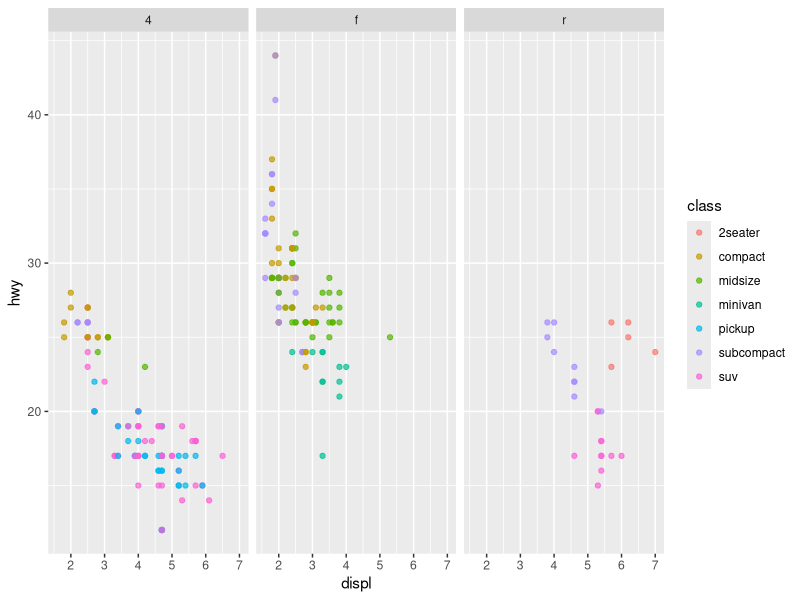

The R source for this figure:
# Chapter 9: Layers

library(tidyverse)

ggplot(mpg, aes(displ, hwy)) +
  geom_point(aes(color = class), alpha = 0.7) +
  facet_wrap(~drv)
